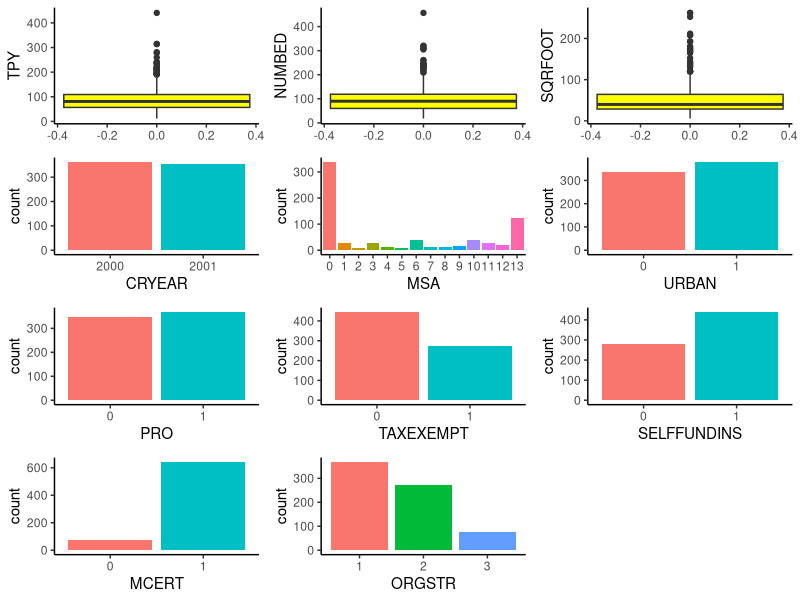
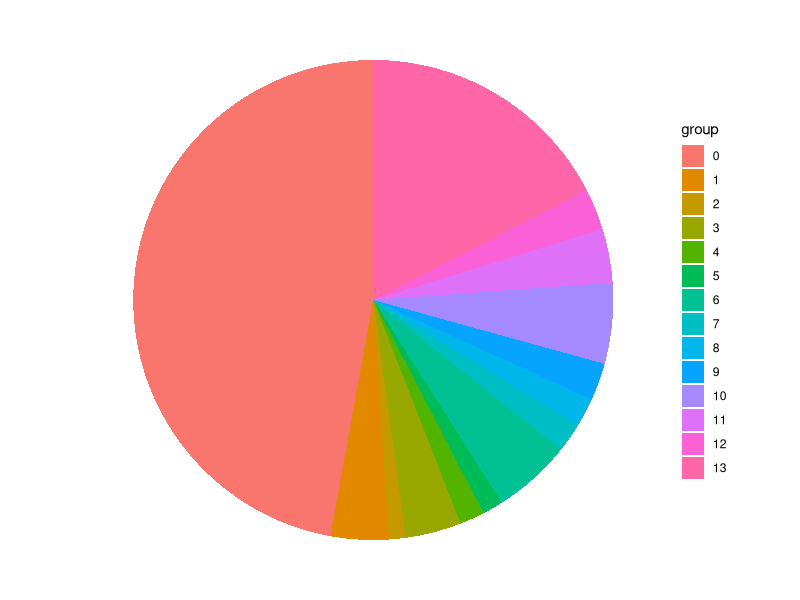

R code for these plots, in order:
# Creazione del dataset da WiscNursingHome
Data <- read.csv("WiscNursingHome.csv", header = TRUE)
# Fattorizzazione delle variabili categoriali
Data$CRYEAR <- factor(Data$CRYEAR)
Data$URBAN <- factor(Data$URBAN)
Data$PRO <- factor(Data$PRO)
Data$TAXEXEMPT <- factor(Data$TAXEXEMPT)
Data$SELFFUNDINS <- factor(Data$SELFFUNDINS)
Data$MCERT <- factor(Data$MCERT)
Data$ORGSTR <- factor(Data$ORGSTR)
Data$MSA <- factor(Data$MSA)

# Richiamo delle librerie
library(ggplot2)
library(cowplot)

# Creazione dei grafici (orribili)
p1 <- ggplot(data = Data, aes(y = TPY)) +
    geom_boxplot(fill = "yellow") +
    theme_classic() 

p2 <- ggplot(data = Data, aes(y = NUMBED)) +
    geom_boxplot(fill = "yellow") +
    theme_classic() 

p3 <- ggplot(data = na.omit(Data), aes(y = SQRFOOT)) +
    geom_boxplot(fill = "yellow") +
    theme_classic() 

p4 <- ggplot(data = Data, aes(x = CRYEAR, fill = CRYEAR)) +
    geom_bar() +
    theme_classic() +
    theme(legend.position = "none")

p5 <- ggplot(data = Data, aes(x = MSA, fill = MSA)) +
    geom_bar() +
    theme_classic() +
    theme(legend.position = "none")

p6 <- ggplot(data = Data, aes(x = URBAN, fill = URBAN)) +
    geom_bar() +
    theme_classic() +
    theme(legend.position = "none")

p7 <- ggplot(data = Data, aes(x = PRO, fill = PRO)) +
    geom_bar() +
    theme_classic() +
    theme(legend.position = "none")

p8 <- ggplot(data = Data, aes(x = TAXEXEMPT, fill = TAXEXEMPT)) +
    geom_bar() +
    theme_classic() +
    theme(legend.position = "none")

p9 <- ggplot(data = Data, aes(x = SELFFUNDINS, fill = SELFFUNDINS)) +
    geom_bar() +
    theme_classic() +
    theme(legend.position = "none")

p10 <- ggplot(data = Data, aes(x = MCERT, fill = MCERT)) +
    geom_bar() +
    theme_classic() +
    theme(legend.position = "none")

p11 <- ggplot(data = Data, aes(x = ORGSTR, fill = ORGSTR)) +
    geom_bar() +
    theme_classic() +
    theme(legend.position = "none")

plot_grid(p1, p2, p3,
          p4, p5, p6,
          p7, p8, p9,
          p10, p11,
          nrow = 4, ncol = 3)

datatorta <- data.frame(group = Data$MSA, value = length(Data$MSA))

ggplot(datatorta, aes(x="", y=value, fill=group)) +
    geom_bar(stat="identity", width=1) +
    coord_polar("y", start=0) +
    theme_void()
